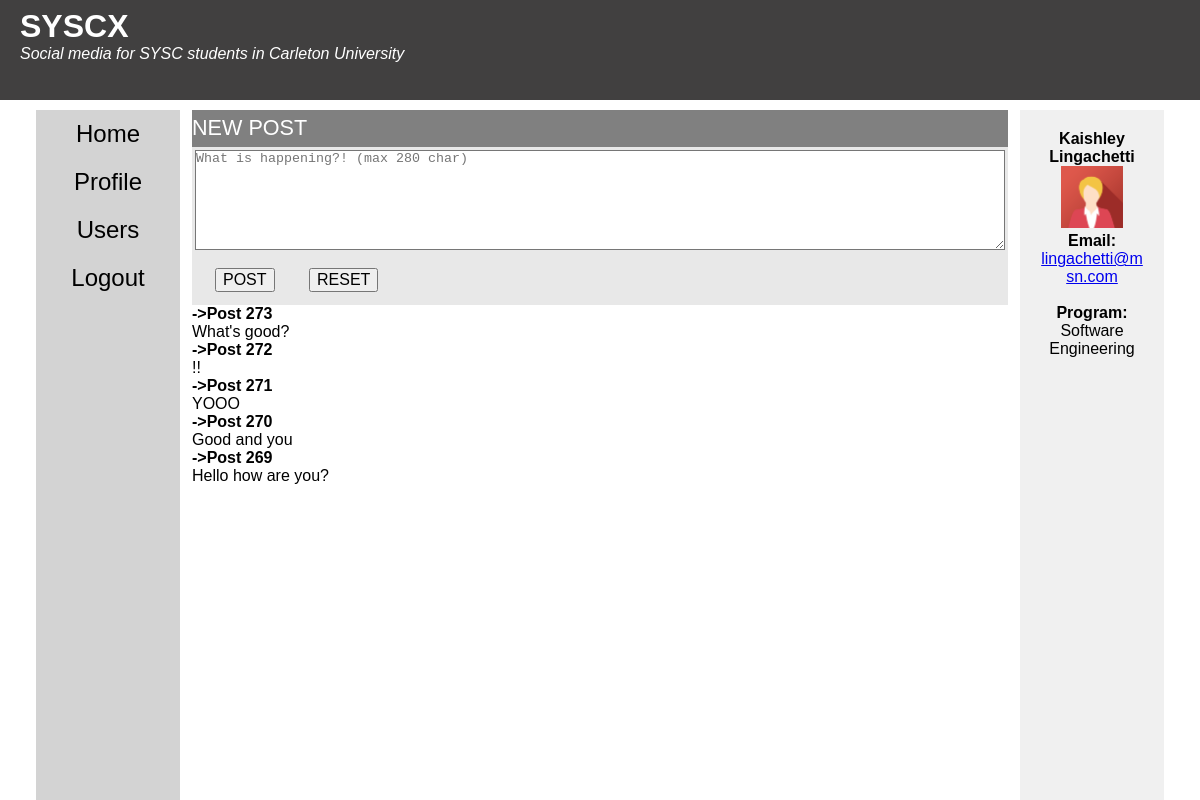
Screenshot of / (signed in) with the database file from the repository.
### tables this page shows
CREATE TABLE `users_posts` (
  `post_ID` int(11) NOT NULL,
  `student_id` int(10) DEFAULT NULL,
  `new_post` varchar(1000) NOT NULL,
  `post_date` timestamp NOT NULL DEFAULT current_timestamp()
);

CREATE TABLE `users_info` (
  `student_id` int(10) NOT NULL,
  `student_email` varchar(150) NOT NULL,
  `first_name` varchar(150) NOT NULL,
  `last_name` varchar(150) NOT NULL,
  `DOB` date NOT NULL
);

CREATE TABLE `users_program` (
  `student_id` int(10) NOT NULL,
  `Program` varchar(50) NOT NULL
);

### common/authentication.php (called while the page is built, shortened)
<?php
   include("common/connection.php");
    $student_id = isset($_SESSION["student_id"]) ? (int) $_SESSION["student_id"] : null;
    if ($student_id !== null) {
        $sql = "SELECT * FROM users_info INNER JOIN users_permissions ON users_info.student_id = users_permissions.student_id WHERE users_info.student_id=?";
        $statement = $conn->prepare($sql);
        $statement->bind_param("i", $student_id);
        $statement->execute();
        $auth_result = $statement->get_result();
        if ($auth_result->num_rows === 0) {
            unset($_SESSION["student_id"]);
        } else {
            $isLoggedIn = true;
        }
    }
?>

### common/avatars.php (called while the page is built)
<?php
  $avatars = array(
    1 => "assets/images/img_avatar1.png",
    2 => "assets/images/img_avatar2.png",
    3 => "assets/images/img_avatar3.png",
    4 => "assets/images/img_avatar4.png",
    5 => "assets/images/img_avatar5.png"
  );
?>

### index.php (the view, shortened to what this page needs)
<?php
   include("common/authentication.php");
   if($isLoggedIn) {
      $sql = "SELECT * FROM users_posts ORDER BY post_date DESC LIMIT 10;";
      $statement = $conn->prepare($sql);
      $statement->execute();
      $posts_result = $statement->get_result();
   } else {
      header("Location: login.php");
   }
?>
<!DOCTYPE html>
<html lang="en">
   <head>
      <link rel="stylesheet" href="assets/css/reset.css">
      <link rel="stylesheet" href="assets/css/style.css">
   </head>
   <body>
      <?php include("common/header.php"); ?>
      <div class="container">
         <?php include("common/nav.php"); ?>
         <main>
            <section>
               <form method="post" action = "">
                  <fieldset>
                     <legend>New Post</legend>
                     <table class="post-table">
                        <tr>
                           <td><textarea name="new_post" id="new_post" cols="90" rows="10"
                              placeholder="What is happening?! (max 280 char)" maxlength="280"></textarea>
                           </td>
                        </tr>
                        <tr>
                           <td><input type = "submit" id="post_button" value="POST">
                              <input type = "reset" id="reset_button" value="RESET">
                           </td>
                        </tr>
                     </table>
                  </fieldset>
               </form>
            </section>
            <section>
               <?php
                  if ($posts_result) {
                     while($post = $posts_result->fetch_assoc())
                     {
                        echo "<div>";
                        echo "<label><strong>->Post " . $post['post_ID'] . "</strong></label><br>";
                        echo $post['new_post'];
                        echo "</div>";
                     }
                  }
               ?>
            </section>
         </main>
         <?php include("common/user_info.php"); ?>
      </div>
   </body>
</html>

### common/user_info.php (shortened to what this page needs)
<?php
  include("common/authentication.php");
  include("common/avatars.php");
  if ($isLoggedIn) {
    $sql = "SELECT * FROM users_info
      INNER JOIN users_program ON users_info.student_id = users_program.student_id
      INNER JOIN users_avatar ON users_info.student_id = users_avatar.student_id
      WHERE users_info.student_id=?;";
    $statement = $conn->prepare($sql);
    $statement->bind_param("i", $student_id);
    $statement->execute();
    $user_info_result = $statement->get_result();
    $row = $user_info_result->fetch_assoc();
    $student_email = $row['student_email'];
    $first_name = $row['first_name'];
    $last_name = $row['last_name'];
    $program = $row['Program'];
    $avatar = (int) $row['avatar'];
    $avatar = $avatar === 0 ? 1 : $avatar;
 }
?>
<div class="info-box">
  <?php if($isLoggedIn): ?>
  <h2><?php echo "$first_name $last_name"; ?></h2>
  <img id="avatar00" src="<?php echo $avatars[$avatar]; ?>" alt="Avatar Image" title="Avatar">
  <p> <strong>Email:</strong> <a href="mailto:<?php echo $student_email; ?>"><?php echo $student_email; ?></a></p> <br>
  <p><strong>Program:</strong> <?php echo $program; ?></p>
  <?php endif; ?>
</div>

### assets/css/style.css (style rules this page uses)
h1, h2, h3, nav, div { font-family: "Trebuchet MS", "Lucida Sans Unicode", "Lucida Grande", "Lucida Sans", Arial, sans-serif; }
body { font-family: "Lucida Sans", "Lucida Sans Regular", "Lucida Grande", "Lucida Sans Unicode", Geneva, Verdana, sans-serif; background-color: #ffffff; }
.container { display: flex; height: calc(100vh - 110px); }
main { background-color: white; width: 68%; margin: 0 1%; }
.info-box { width: 12%; margin: 0; margin-right: 3%; background-color: #f0f0f0; padding: 20px; box-sizing: border-box; text-align: center; word-wrap: break-word; }
legend { margin: 0; padding: 5px 0px; height: 27.2px; width: 100%; text-transform: uppercase; font-size: 21.6px; color: #ffffff; background-color: #808080; }
fieldset { margin: 0; padding: 0; background-color: #e8e8e8; width: 100%; border: none; }
form input, select { margin: 5px; }
form input[type="submit"], input[type="reset"] { margin: 10px 10px 10px 20px; font-size: medium; text-transform: capitalize; }
#avatar00 { width: 60% ; }
.post-table { width: 100%; }
#new_post { background-color: #ffffff; width: 100%; height: 100px; padding: 0; box-sizing: border-box; }
#new_post::placeholder { box-sizing: border-box; text-align: start; }

### rows the page displays
users_posts: post_ID "273", new_post "What's good?"
users_posts: post_ID "272", new_post "!!"
users_posts: post_ID "271", new_post "YOOO"
users_posts: post_ID "270", new_post "Good and you"
users_posts: post_ID "269", new_post "Hello how are you?"
users_info: first_name "Kaishley", last_name "Lingachetti", student_email "lingachetti@msn.com", users_program.Program "Software Engineering"
